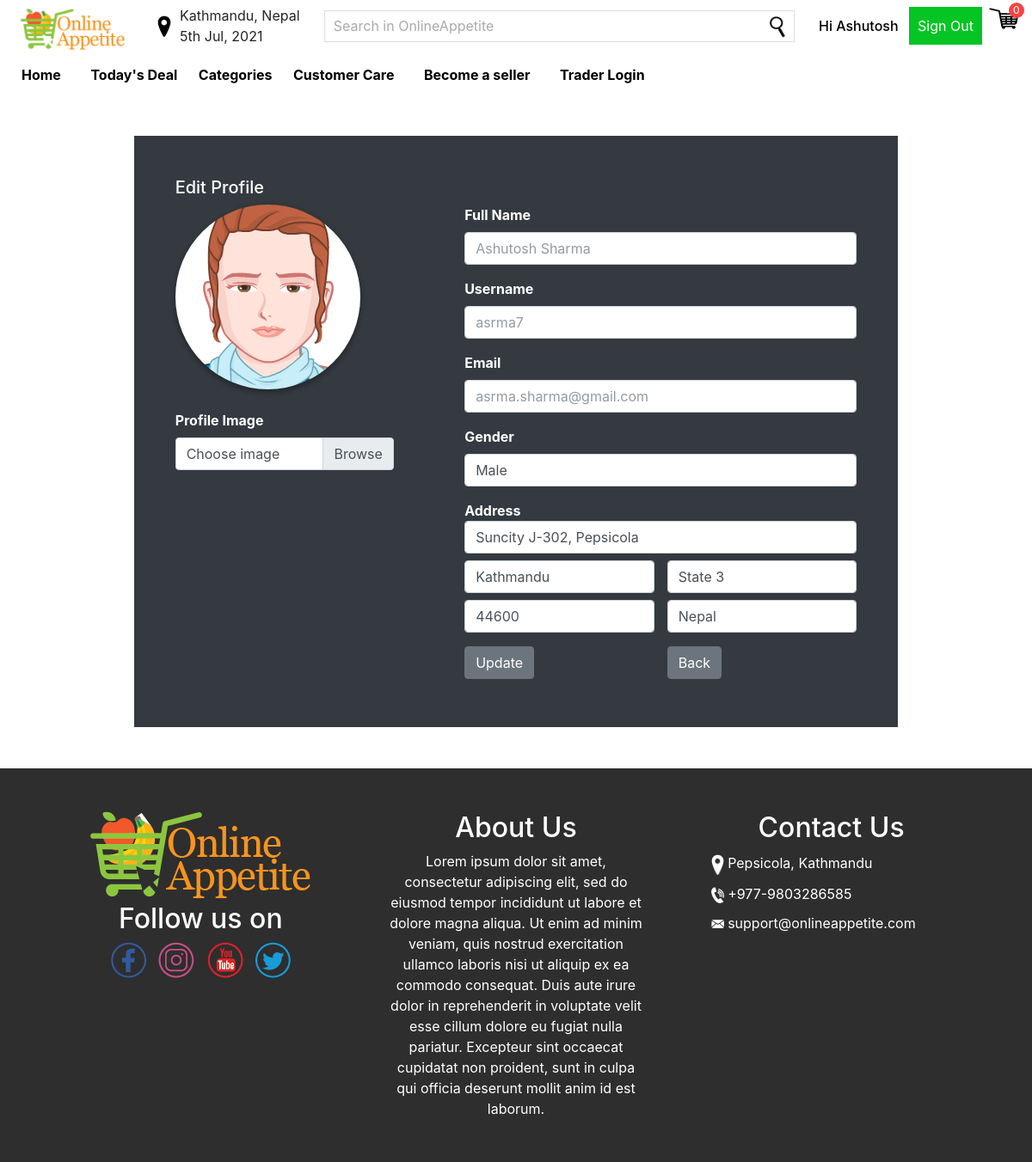
The page /editProfile.php (signed in) on the database its author committed.
### tables this page shows
CREATE TABLE USERS (
	USER_ID INTEGER NOT NULL PRIMARY KEY AUTOINCREMENT,
	FULL_NAME VARCHAR(100) NOT NULL,
	USERNAME VARCHAR(30) NOT NULL UNIQUE,
	EMAIL VARCHAR(100) NOT NULL UNIQUE,
	STREET VARCHAR(100) NULL,
	CITY VARCHAR(100) NULL,
	STATE VARCHAR(100) NULL,
	POSTAL VARCHAR(100) NULL,
	COUNTRY VARCHAR(100) NULL,
	GENDER INTEGER NOT NULL,
	USER_ROLE INTEGER DEFAULT 3,
	PASSWORD_HASH VARCHAR(255) NOT NULL,
	IMAGE VARCHAR(100) NULL,
	CREATED_AT DATETIME(0) DEFAULT CURRENT_TIMESTAMP,
	UPDATED_AT DATETIME(0) NULL
);

### utils/database.php (called while the page is built, shortened)
<?php
try {
    $conn = new PDO("sqlite:" . __DIR__ . "/../database.sqlite");
    $conn->setAttribute(PDO::ATTR_ERRMODE, PDO::ERRMODE_EXCEPTION);
} catch (PDOException $e) {
    die("Connection failed: " . $e->getMessage());
}
function fetch_row($sql)
{
    global $conn;
    $stmt = $conn->prepare($sql);
    $res = $stmt->execute();
    $res = $stmt->fetch(PDO::FETCH_ASSOC);
    return $res;
}

### editProfile.php (the view, shortened to what this page needs)
<?php
require_once 'utils/database.php';
?>
<!DOCTYPE html>
<html lang="en">
<head>
    <link rel="stylesheet" href="css/bootstrap.min.css">
    <link rel="stylesheet" href="css/style.css">
    <link rel="stylesheet" href="/css/adminlte/adminlte.min.css">
</head>
<body>
    <?php
    include 'header.php';
    $user_id = $_SESSION['user']['USER_ID'];
    $user = fetch_row("SELECT * FROM USERS WHERE USER_ID ='$user_id'");
    $user['GENDER'] = $old['gender'] ?? $user['GENDER'];
    $user['COUNTRY'] = $old['country'] ?? $user['COUNTRY'];
    ?>
    <div class="container-fluid d-flex justify-content-center">
        <div class="w-75 p-5 my-5 bg-dark text-light">
            <h5 class="mb-2">Edit Profile</h5>
            <form action="/backend/updateProfile.php" method="POST" enctype="multipart/form-data">
                <div class="row">
                    <div class="col-md-4 col-sm-6 col-12">
                        <div class="img">
                            <img src="<?= $user['IMAGE'] ?? '/assets/images/adminlte/avatar2.png' ?>" alt="" class="img-circle elevation-2" id="imagePreview" style="max-width: 250px;">
                        </div>
                        <div class="form-group mt-4">
                            <label for="profileImage">Profile Image</label>
                            <div class="input-group">
                                <div class="custom-file">
                                    <label class="custom-file-label" for="profileImage">Choose image</label>
                                </div>
                            </div>
                        </div>
                    </div>
                    <div class="col-md-7 offset-md-1 col-sm-6 col-12">
                        <div class="form-group">
                            <label for="name">Full Name</label>
                            <input type="text" id="name" name="full_name" class="form-control <?= isset($errors['full_name']) ? 'is-invalid' : ''; ?>" placeholder="<?= $user['FULL_NAME'] ?>" value="<?= $old['full_name'] ?? '' ?>">
                        </div>
                        <div class="form-group">
                            <label for="username">Username</label>
                            <input type="text" id="username" name="username" class="form-control <?= isset($errors['username']) ? 'is-invalid' : ''; ?>" placeholder="<?= $user['USERNAME'] ?>" value="<?= $old['username'] ?? '' ?>">
                        </div>
                        <div class="form-group">
                            <label for="email">Email</label>
                            <input type="email" id="email" name="email" class="form-control <?= isset($errors['email']) ? 'is-invalid' : ''; ?>" placeholder="<?= $user['EMAIL'] ?>" value="<?= $old['email'] ?? '' ?>">
                        </div>
                        <div class="form-group">
                            <label for="gender">Gender</label>
                            <select id="gender" name="gender" class="form-control <?= isset($errors['gender']) ? 'is-invalid' : ''; ?>">
                                <option <?= $user['GENDER'] == '1' ? 'selected' : ''; ?> value="1">Male</option>
                            </select>
                        </div>
                        <div class="form-group">
                            <div class="my-2">
                                <strong>Address</strong>
                                <input type="text" id="st1" name="street" class="form-control <?= isset($errors['street']) ? 'is-invalid' : ''; ?>" placeholder="Street Address" value="<?= $user['STREET'] ?>">
                            </div>
                            <div class="row my-2">
                                <div class="col-6">
                                    <input type="text" id="city" name="city" class="form-control <?= isset($errors['city']) ? 'is-invalid' : ''; ?>" placeholder="City" value="<?= $user['CITY'] ?>">
                                </div>
                                <div class="col-6">
                                    <input type="text" id="state" name="state" class="form-control <?= isset($errors['state']) ? 'is-invalid' : ''; ?>" placeholder="State/Province" value="<?= $user['STATE'] ?>">
                                </div>
                            </div>
                            <div class="row">
                                <div class="col-6">
                                    <input type="text" id="postal" name="postal" class="form-control <?= isset($errors['postal']) ? 'is-invalid' : ''; ?>" placeholder="Postal Code" value="<?= $user['POSTAL'] ?>">
                                </div>
                                <div class="col-6">
                                    <select id="country" name="country" class="form-control <?= isset($errors['country']) ? 'is-invalid' : ''; ?>" required>
                                        <option <?= $user['COUNTRY'] == 'Nepal' ? 'selected' : ''; ?> value="Nepal">Nepal</option>
                                    </select>
                                </div>
                            </div>
                        </div>
                        <div class="row mt-2">
                            <div class="col-6">
                                <button class="btn btn-secondary mb-2" type="submit">Update</button>
                            </div>
                            <div class="col-6">
                                <button class="btn btn-secondary mb-2" onclick="event.preventDefault(); window.location.href='/profile.php'">Back</button>
                            </div>
                        </div>
                    </div>
                </div>
            </form>
        </div>
    </div>
    <?php include 'footer.php'; ?>
</body>
</html>

### css/style.css (style rules this page uses)
html { scroll-behavior: smooth; }
html, body, ul { margin: 0; padding: 0; }
body { font-family: 'Roboto', sans-serif; line-height: 1; background-color: #F5F5F5; }
button, input, textarea, select { font-size: 1em; }
.btn { border-radius: 0; }

### rows shown on the page
users: full_name "Ashutosh Sharma", username "asrma7", email "asrma.sharma@gmail.com", gender "Male", street "Suncity J-302, Pepsicola", city "Kathmandu", state "State 3", postal "44600", country "Nepal"

### other values the page prints
explode(' ', $_SESSION['user']['FULL_NAME'])[0] "Ashutosh"
$cartSize "0"
